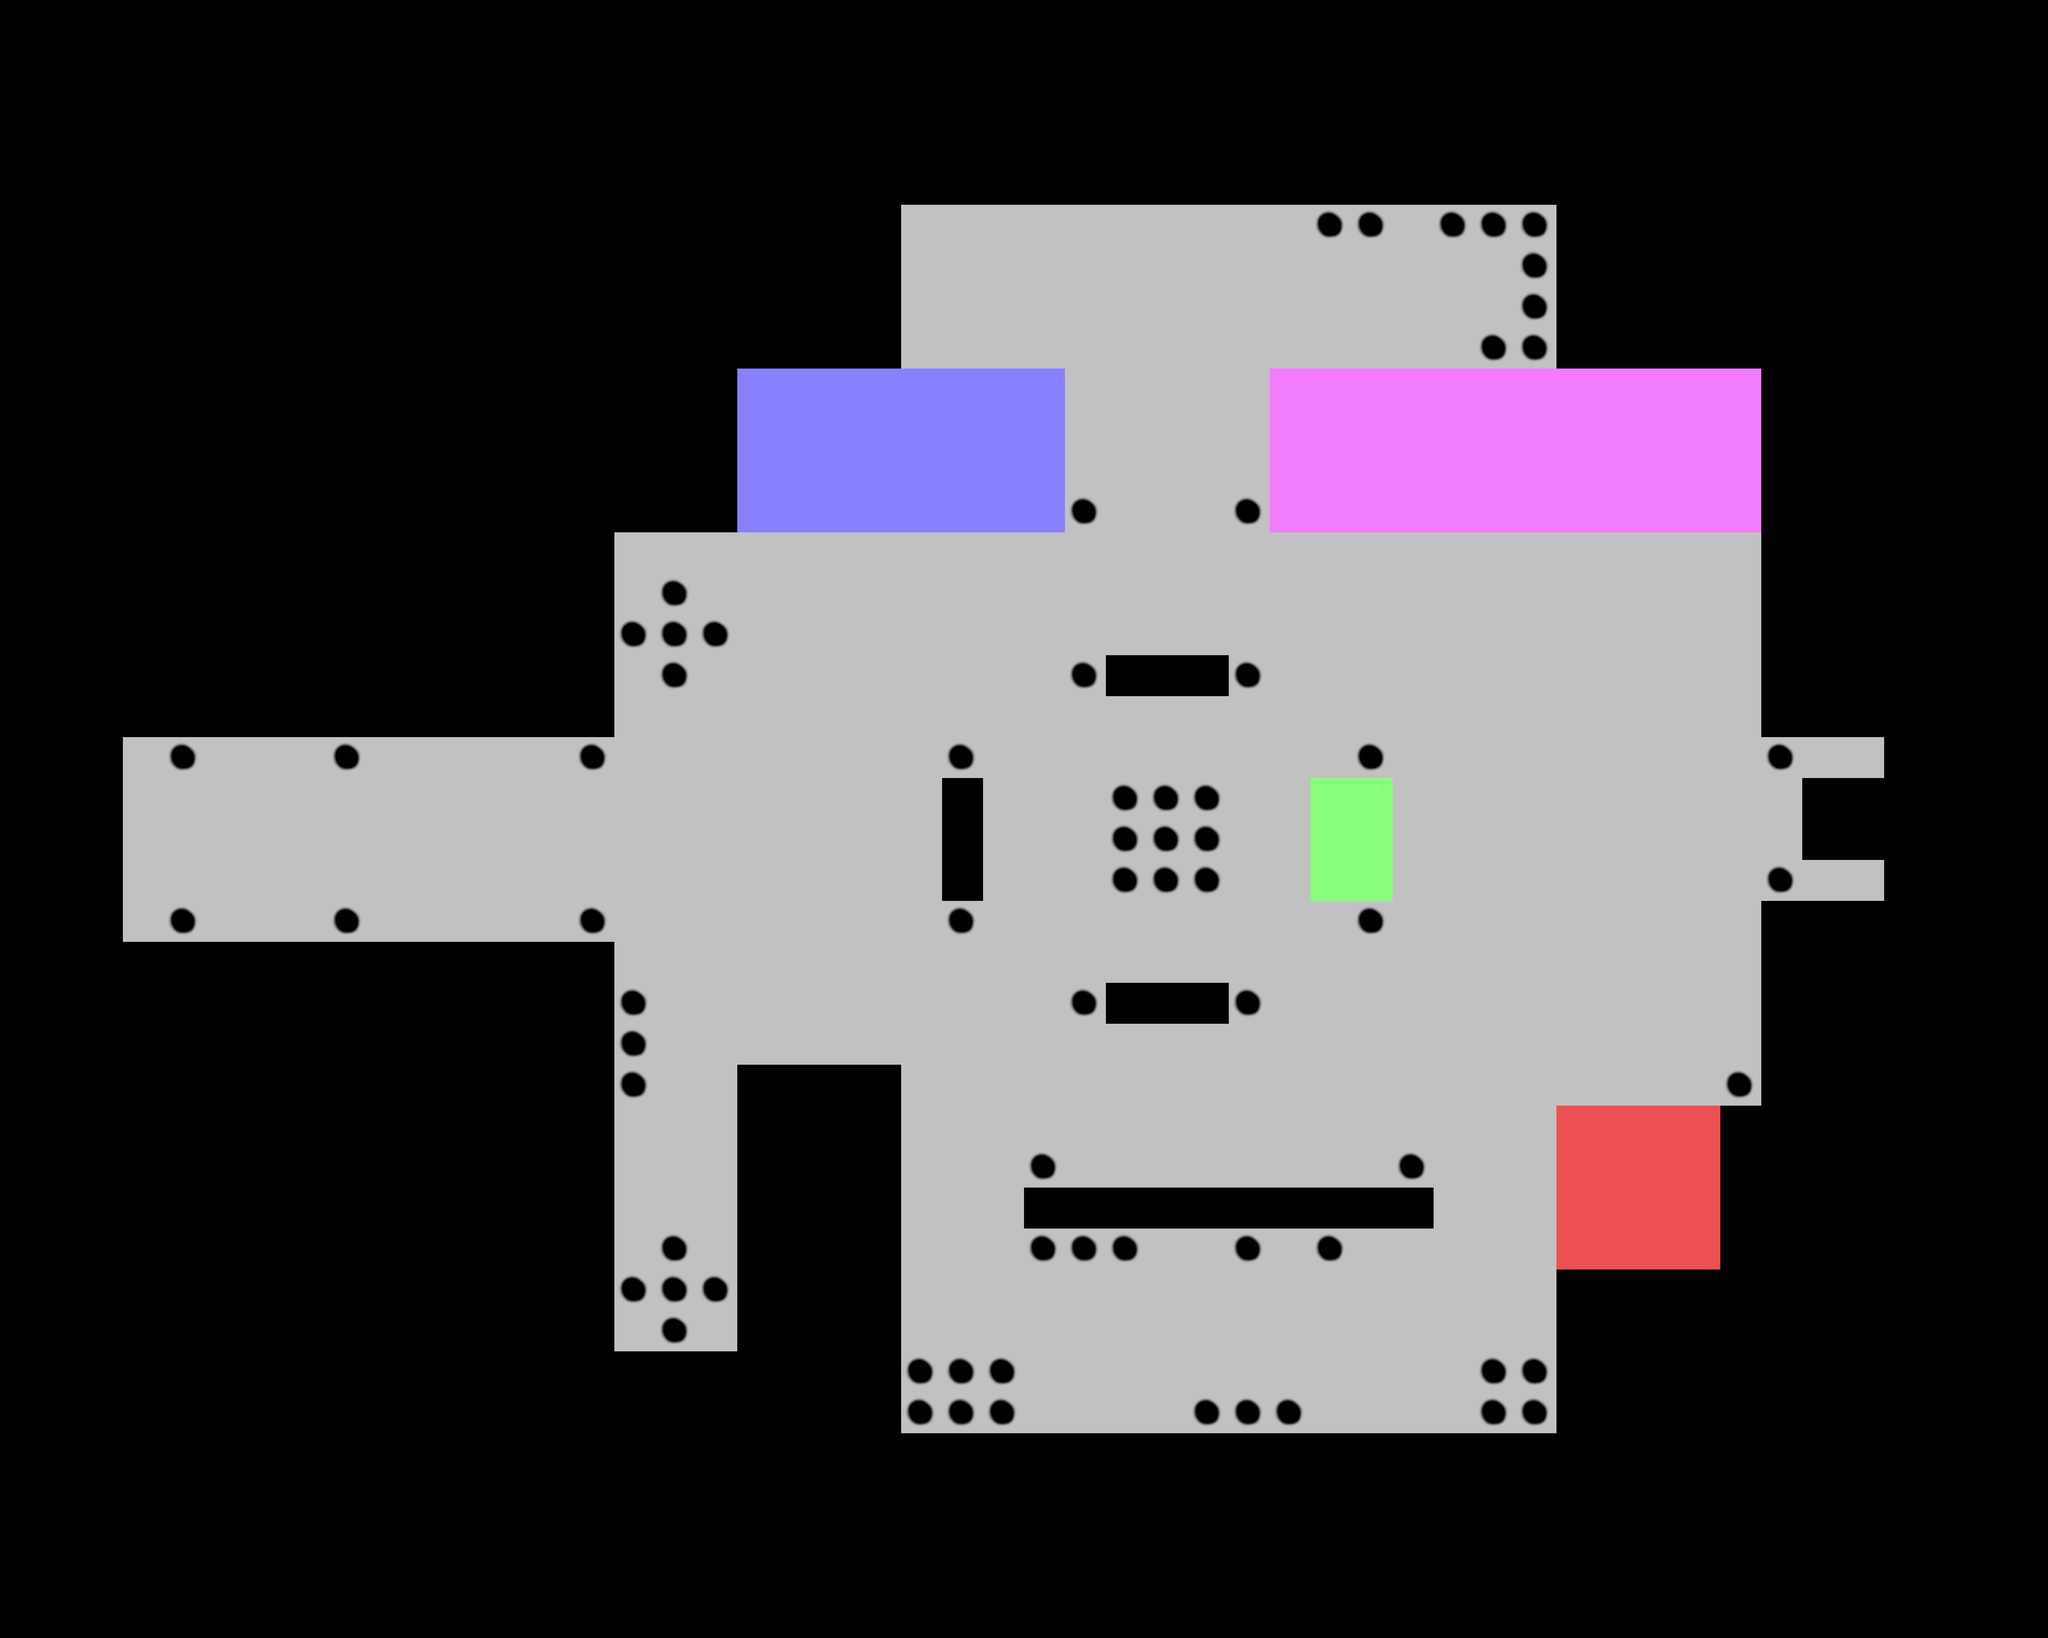

This is a level from a 2D game, rendered from its Tiled map with the project's own tilesets. A one-line summary and the map file follow, with tile-layer data summarised:
An orthogonal 50x40 tile map with 128x128 px tiles, 1 tile layer (Calque de Tuiles 1).

<map version="1.4" tiledversion="1.4.3" orientation="orthogonal" renderorder="right-down" width="50" height="40" tilewidth="128" tileheight="128" infinite="0" nextlayerid="2" nextobjectid="1">
 <tileset firstgid="1" source="ground.tsx" />
 <layer id="1" name="Calque de Tuiles 1" width="50" height="40">
  <data>[2000 cells, 949 non-empty, 7 distinct tile ids]</data>
 </layer>
</map>
